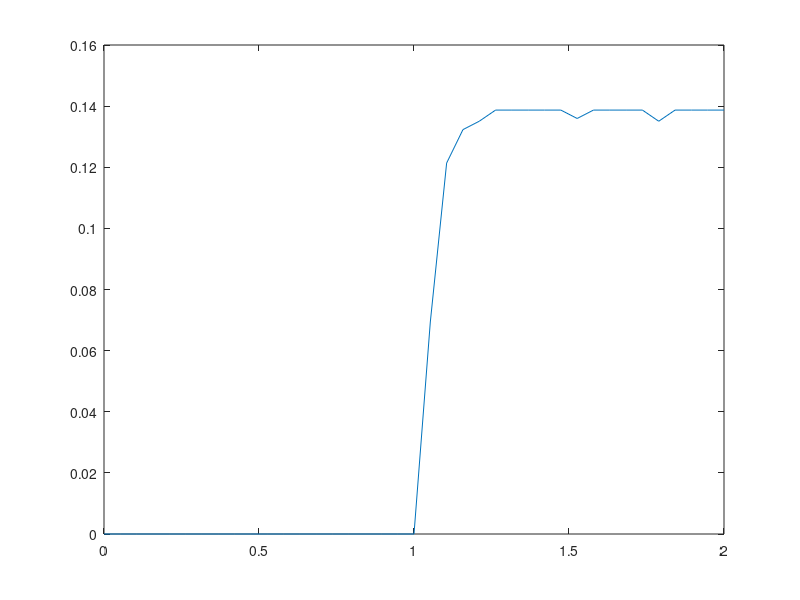

MATLAB code to generate this figure:
clear
clc
angularVelocity=[0.00 0.00 0.00 0.00 0.00 0.00 0.00 0.00 0.00 0.00 0.00 0.00 0.00 0.00 0.00 0.00 0.00 0.00 0.00 0.00 17.69 30.95 33.74 34.44 35.37 35.37 35.37 35.37 35.37 34.67 35.37 35.37 35.37 35.37 34.44 35.37 35.37 35.37 35.37];
time=linspace(0,2,39);
commandVoltage= [255.00 255.00 255.00 255.00 255.00 255.00 255.00 255.00 255.00 255.00 255.00 255.00 255.00 255.00 255.00 255.00 255.00 255.00 255.00 255.00 255.00 255.00 255.00 255.00 255.00 255.00 255.00 255.00 255.00 255.00 255.00 255.00 255.00 255.00 255.00 255.00 255.00 255.00 255.00]
trans=(angularVelocity./commandVoltage);
k=35.37;
sigma=33.24;
plot(time,trans)


